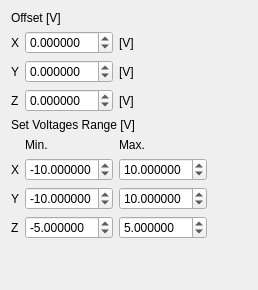
           <widget class="QWidget" name="tab_7">
            <attribute name="title">
             <string>Limits</string>
            </attribute>
            <layout class="QGridLayout" name="gridLayout_45">
             <item row="0" column="0">
              <widget class="QLabel" name="label_17">
               <property name="text">
                <string>Offset [V]</string>
               </property>
              </widget>
             </item>
             <item row="1" column="0">
              <layout class="QGridLayout" name="gridLayout_25">
               <item row="0" column="2">
                <widget class="QLabel" name="label_30">
                 <property name="text">
                  <string>[V]</string>
                 </property>
                </widget>
               </item>
               <item row="1" column="1">
                <widget class="sciSpinBox" name="spinBox_offExtra_y_V">
                 <property name="decimals">
                  <number>6</number>
                 </property>
                 <property name="minimum">
                  <double>-99.000000000000000</double>
                 </property>
                </widget>
               </item>
               <item row="2" column="1">
                <widget class="sciSpinBox" name="spinBox_offExtra_z_V">
                 <property name="decimals">
                  <number>6</number>
                 </property>
                 <property name="minimum">
                  <double>-99.000000000000000</double>
                 </property>
                </widget>
               </item>
               <item row="1" column="0">
                <widget class="QLabel" name="label_31">
                 <property name="text">
                  <string>Y</string>
                 </property>
                </widget>
               </item>
               <item row="1" column="2">
                <widget class="QLabel" name="label_32">
                 <property name="text">
                  <string>[V]</string>
                 </property>
                </widget>
               </item>
               <item row="2" column="0">
                <widget class="QLabel" name="label_33">
                 <property name="text">
                  <string>Z</string>
                 </property>
                </widget>
               </item>
               <item row="2" column="2">
                <widget class="QLabel" name="label_34">
                 <property name="text">
                  <string>[V]</string>
                 </property>
                </widget>
               </item>
               <item row="2" column="3">
                <spacer name="horizontalSpacer_5">
                 <property name="orientation">
                  <enum>Qt::Orientation::Horizontal</enum>
                 </property>
                 <property name="sizeHint" stdset="0">
                  <size>
                   <width>40</width>
                   <height>20</height>
                  </size>
                 </property>
                </spacer>
               </item>
               <item row="0" column="1">
                <widget class="sciSpinBox" name="spinBox_offExtra_x_V">
                 <property name="decimals">
                  <number>6</number>
                 </property>
                 <property name="minimum">
                  <double>-99.000000000000000</double>
                 </property>
                </widget>
               </item>
               <item row="0" column="0">
                <widget class="QLabel" name="label_45">
                 <property name="text">
                  <string>X</string>
                 </property>
                </widget>
               </item>
              </layout>
             </item>
             <item row="3" column="0">
              <layout class="QGridLayout" name="gridLayout_26">
               <item row="1" column="1">
                <widget class="sciSpinBox" name="spinBox_min_x_V">
                 <property name="decimals">
                  <number>6</number>
                 </property>
                 <property name="minimum">
                  <double>-99.000000000000000</double>
                 </property>
                 <property name="value">
                  <double>-10.000000000000000</double>
                 </property>
                </widget>
               </item>
               <item row="3" column="2">
                <widget class="sciSpinBox" name="spinBox_max_z_V">
                 <property name="decimals">
                  <number>6</number>
                 </property>
                 <property name="minimum">
                  <double>-99.000000000000000</double>
                 </property>
                 <property name="value">
                  <double>5.000000000000000</double>
                 </property>
                </widget>
               </item>
               <item row="1" column="0">
                <widget class="QLabel" name="label_38">
                 <property name="text">
                  <string>X</string>
                 </property>
                </widget>
               </item>
               <item row="2" column="0">
                <widget class="QLabel" name="label_39">
                 <property name="text">
                  <string>Y</string>
                 </property>
                </widget>
               </item>
               <item row="2" column="2">
                <widget class="sciSpinBox" name="spinBox_max_y_V">
                 <property name="decimals">
                  <number>6</number>
                 </property>
                 <property name="minimum">
                  <double>-99.000000000000000</double>
                 </property>
                 <property name="value">
                  <double>10.000000000000000</double>
                 </property>
                </widget>
               </item>
               <item row="0" column="1">
                <widget class="QLabel" name="label_41">
                 <property name="text">
                  <string>Min.</string>
                 </property>
                </widget>
               </item>
               <item row="1" column="2">
                <widget class="sciSpinBox" name="spinBox_max_x_V">
                 <property name="decimals">
                  <number>6</number>
                 </property>
                 <property name="minimum">
                  <double>-99.000000000000000</double>
                 </property>
                 <property name="value">
                  <double>10.000000000000000</double>
                 </property>
                </widget>
               </item>
               <item row="0" column="2">
                <widget class="QLabel" name="label_42">
                 <property name="text">
                  <string>Max.</string>
                 </property>
                </widget>
               </item>
               <item row="3" column="1">
                <widget class="sciSpinBox" name="spinBox_min_z_V">
                 <property name="decimals">
                  <number>6</number>
                 </property>
                 <property name="minimum">
                  <double>-99.000000000000000</double>
                 </property>
                 <property name="value">
                  <double>-5.000000000000000</double>
                 </property>
                </widget>
               </item>
               <item row="3" column="0">
                <widget class="QLabel" name="label_40">
                 <property name="text">
                  <string>Z</string>
                 </property>
                </widget>
               </item>
               <item row="2" column="1">
                <widget class="sciSpinBox" name="spinBox_min_y_V">
                 <property name="decimals">
                  <number>6</number>
                 </property>
                 <property name="minimum">
                  <double>-99.000000000000000</double>
                 </property>
                 <property name="value">
                  <double>-10.000000000000000</double>
                 </property>
                </widget>
               </item>
               <item row="2" column="3">
                <spacer name="horizontalSpacer_6">
                 <property name="orientation">
                  <enum>Qt::Orientation::Horizontal</enum>
                 </property>
                 <property name="sizeHint" stdset="0">
                  <size>
                   <width>40</width>
                   <height>20</height>
                  </size>
                 </property>
                </spacer>
               </item>
              </layout>
             </item>
             <item row="2" column="0">
              <widget class="QLabel" name="label_37">
               <property name="text">
                <string>Set Voltages Range [V]</string>
               </property>
              </widget>
             </item>
             <item row="4" column="0">
              <spacer name="verticalSpacer_8">
               <property name="orientation">
                <enum>Qt::Orientation::Vertical</enum>
               </property>
               <property name="sizeHint" stdset="0">
                <size>
                 <width>20</width>
                 <height>40</height>
                </size>
               </property>
              </spacer>
             </item>
            </layout>
           </widget>
